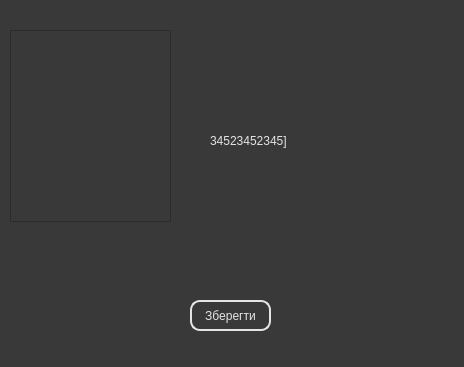
<?xml version="1.0" encoding="UTF-8"?>
<ui version="4.0">
 <class>Setting</class>
 <widget class="QDialog" name="Setting">
  <property name="geometry">
   <rect>
    <x>0</x>
    <y>0</y>
    <width>464</width>
    <height>367</height>
   </rect>
  </property>
  <property name="windowTitle">
   <string>Dialog</string>
  </property>
  <property name="styleSheet">
   <string notr="true">background-color: rgb(57,57,57);</string>
  </property>
  <widget class="QListWidget" name="listWidget">
   <property name="geometry">
    <rect>
     <x>10</x>
     <y>30</y>
     <width>161</width>
     <height>192</height>
    </rect>
   </property>
   <property name="styleSheet">
    <string notr="true">font: 900 12pt &quot;Segoe UI Black&quot;;
  color: rgb(228,228,228);</string>
   </property>
  </widget>
  <widget class="QLabel" name="label">
   <property name="geometry">
    <rect>
     <x>210</x>
     <y>30</y>
     <width>221</width>
     <height>221</height>
    </rect>
   </property>
   <property name="styleSheet">
    <string notr="true">QLabel{
  color: rgb(228,228,228);
}</string>
   </property>
   <property name="text">
    <string>34523452345]</string>
   </property>
  </widget>
  <widget class="QPushButton" name="pushButton">
   <property name="geometry">
    <rect>
     <x>190</x>
     <y>300</y>
     <width>81</width>
     <height>31</height>
    </rect>
   </property>
   <property name="styleSheet">
    <string notr="true">


QPushButton
{
 border: 1.5px solid rgb(228,228,228);
  border-radius: 10px;
  padding: 2px;
  background-color: rgb(57,57,57);
	font: 900 10pt &quot;Segoe UI Black&quot;;
  color: rgb(228,228,228);
}

QPushButton:hover{
background-color: rgb(70, 70, 70);
}

QPushButton:pressed{
background-color: rgb(50, 50, 50);
}</string>
   </property>
   <property name="text">
    <string>Зберегти</string>
   </property>
  </widget>
 </widget>
 <resources/>
 <connections/>
</ui>
